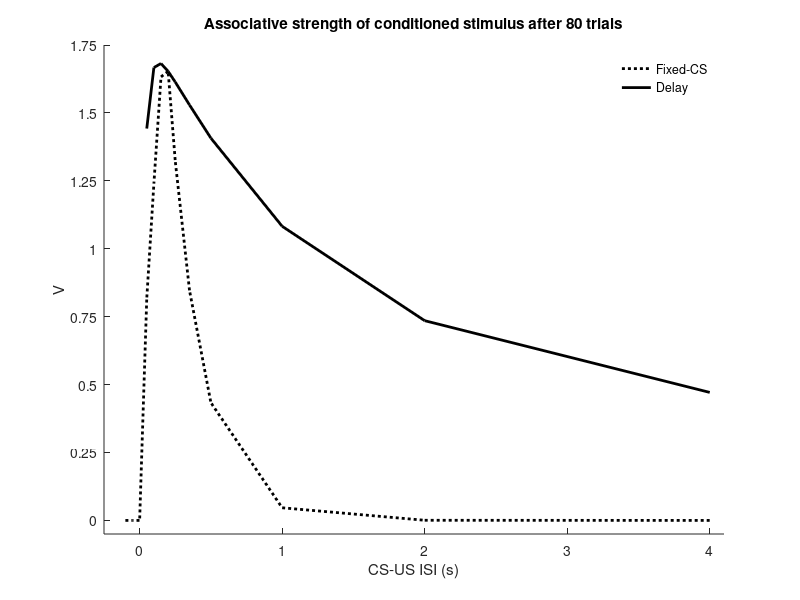

MATLAB code to generate this figure:
%%% Computational Neuroscience 2013 - 
%%% Reproduction of Figure 18 from Sutton & Barto, 1990

% Marije ter Wal - 2013


clear all; close all; clc

% settings
ISIs    = [-0.1, -0.05, 0, 0.05, 0.1, 0.15, 0.20, 0.25, 0.35, 0.5, 1, 2, 4]; % s, I tried to match the values in Fig. 18;
dt      = 50; %ms
Ntrials = 80;

% parameters taken from Sutton & Barto, 1990 appendix
alpha   = 0.1; 
beta    = 1; %s^-1
delta   = 0.2; %s^-1
gamma   = 0.95; %s^-1

CS_onset    = 00; %ms
CS_length   = 200; %ms
US_length   = 100; %ms

% initialization
Vfinal_fixed = zeros(length(ISIs),1);
Vfinal_delay = zeros(length(ISIs),1);


for i = 1:length(ISIs) % ISIs
    fprintf('Calculating RL for ISI = %f s\n', ISIs(i));
    
    % additional settings
    ISI      = ISIs(i)*1e3; %from s to ms
    US_onset = CS_onset + ISI;
    T        = US_onset + US_length + 100; % duration of a single trial (trial termination is 100 ms after US offset)
    Tnumb    = ceil(T / dt);
    
    % allocation and initialization
    V_fixed  = zeros(Tnumb+1,1); %index 1 is time=0
    V_delay  = zeros(Tnumb+1,1); 
    Xbar_fixed     = zeros(Tnumb+1,1);
    Xbar_delay     = zeros(Tnumb+1,1);
    
    % generate stimuli - look at Fig.6
    X_fixed = zeros(Tnumb+1,1); % CS trace
    X_fixed(round(CS_onset/dt) +1 : round((CS_onset+CS_length)/dt)) = ones(round(CS_length/dt), 1);
    
    X_delay = zeros(Tnumb+1,1); % CS trace
    if ISI <= 0; continue
    else X_delay(round(CS_onset/dt) +1 : round((CS_onset+ISI)/dt)) = ones(round(ISI/dt), 1);
    end
    
    lambda   = zeros(Tnumb+1,1); % here we use for lambda the US trace: if there is a US, their will be a reward
    lambda(round(US_onset/dt) +1 : round((US_onset+US_length)/dt)) = ones(round(US_length/dt), 1);
         
    % calculate CS prediction traces (those are identical for all trials
    % and for all ISIs in the fixed-CS condition, but not the delay condition)
    for t = 1:Tnumb
        Xbar_fixed(t+1) = Xbar_fixed(t) + delta*(X_fixed(t) - Xbar_fixed(t));
        Xbar_delay(t+1) = Xbar_delay(t) + delta*(X_delay(t) - Xbar_delay(t));
    end

    % run Reinforcement Learning for both the 'fixed-CS' protocol and the
    % 'delay' protocol
    for trial = 1:Ntrials % trials
        V_fixed(1) = V_fixed(end); %continue where the previous trial stopped
        V_delay(1) = V_delay(end);
        
        for t = 1:Tnumb; % time for a single trial
            
            % fixed-CS
            dV = beta*(lambda(t+1) + gamma*max(0, V_fixed(t)*X_fixed(t+1)) ...
                - max(0,V_fixed(t)*X_fixed(t)))*alpha*Xbar_fixed(t+1);
            V_fixed(t+1) = V_fixed(t) + dV;
            
            if ISI < 0; continue
            else
                % delay
                dV = beta*(lambda(t+1) + gamma*max(0, V_delay(t)*X_delay(t+1)) ...
                    - max(0,V_delay(t)*X_delay(t)))*alpha*Xbar_delay(t+1);
                V_delay(t+1) = V_delay(t) + dV;
            end

        end
    end
    Vfinal_fixed(i) = V_fixed(end);
    Vfinal_delay(i) = V_delay(end);
end

% Plot results
figure('Name', 'Figure 18 from Sutton & Barto, 1990','Position', [100, 100, 700, 400]); hold on
title('Associative strength of conditioned stimulus after 80 trials')
plot(ISIs, Vfinal_fixed, ':k', 'linewidth', 2);
plot(ISIs(ISIs>0), Vfinal_delay(ISIs>0), 'k', 'linewidth', 2);
xlim([-0.25, 4.1]); xlabel('CS-US ISI (s)')
ylim([-0.05, 1.75]); ylabel('V'); set(gca, 'ytick', linspace(0,2,round(2/0.25)+1))
legend('Fixed-CS', 'Delay')
legend boxoff

